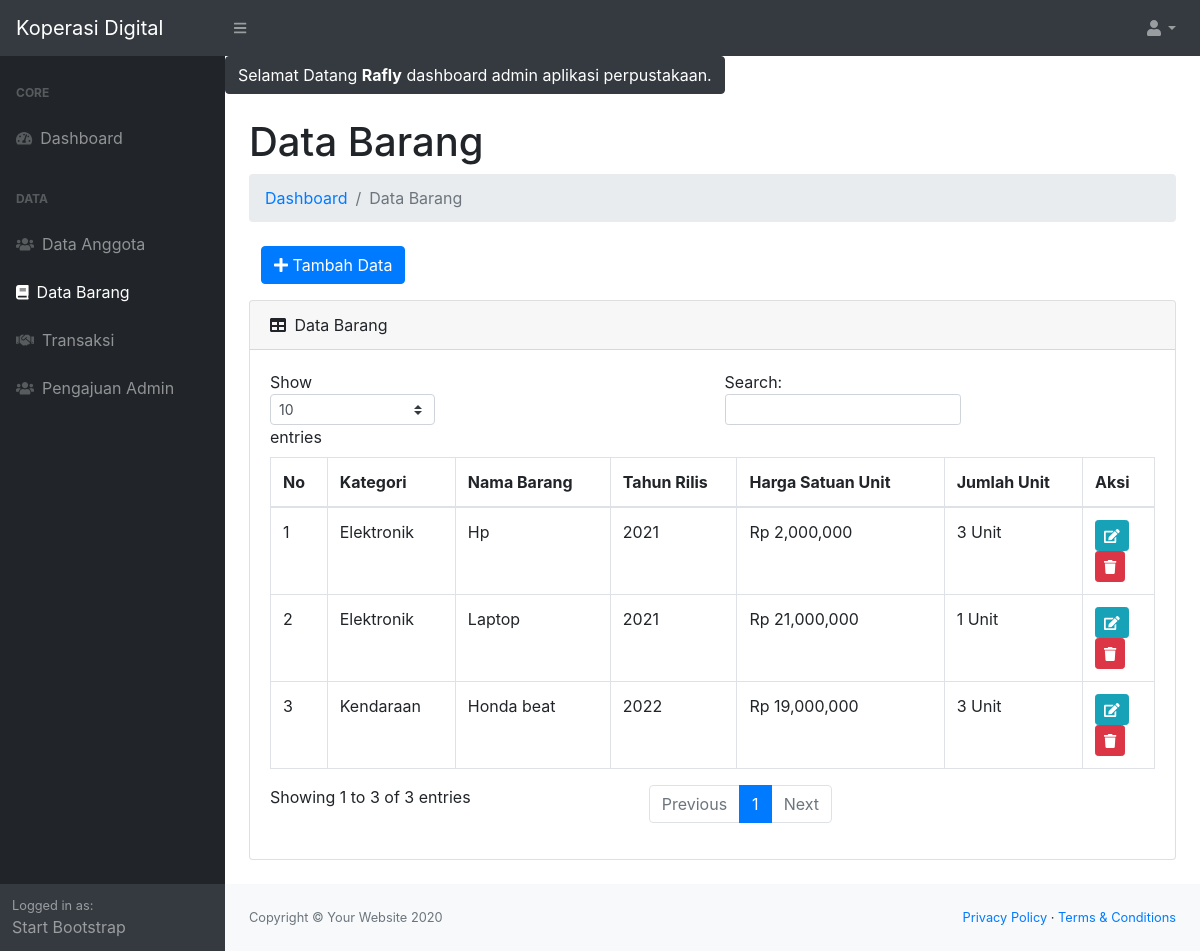
/dashboard.php?p=pinjam (signed in), run on the app's committed database.
### tables this page shows
CREATE TABLE `tb_pinjam` (
  `id` int(11) NOT NULL,
  `kategori` varchar(255) NOT NULL,
  `nama` varchar(255) NOT NULL,
  `tahun` varchar(255) NOT NULL,
  `harga` varchar(255) NOT NULL,
  `unit` varchar(255) NOT NULL,
  `tgl_pinjam` varchar(50) NOT NULL,
  `tgl_kembali` varchar(50) NOT NULL,
  `status` varchar(255) NOT NULL DEFAULT 'Wait'
);

### page/buku/buku.php (the view)
<?php
$getdata = $conn->query("SELECT * FROM tb_pinjam ORDER BY id DESC") or die(mysqli_error($conn));
?>
<h1 class="mt-4">Data Barang</h1>
<ol class="breadcrumb mb-4">
    <li class="breadcrumb-item"><a href="index.php">Dashboard</a></li>
    <li class="breadcrumb-item active">Data Barang</li>
</ol>
<div class="col-md-6">
    <a href="?p=pinjam&aksi=tambah" class="btn btn-primary mb-3"><i class="fa fa-plus"></i> Tambah Data</a>
</div>
<div class="card mb-4">
    <div class="card-header">
        <i class="fas fa-table mr-1"></i>
        Data Barang
    </div>
    <div class="card-body">
        <div class="table-responsive">
            <table class="table table-bordered" id="dataTable" width="100%" cellspacing="0">
                <thead>
                    <tr>
                        <th>No</th>
                        <th>Kategori</th>
                        <th>Nama Barang</th>
                        <th>Tahun Rilis</th>
                        <th>Harga Satuan Unit</th>
                        <th>Jumlah Unit</th>
                        <th>Aksi</th>
                    </tr>
                </thead>
                <tbody>
                    <?php
                    $no = 1;
                    while ($data = $getdata->fetch_assoc()) {
                    ?>
                    <tr>
                        <td><?= $no++; ?></td>
                        <td><?= $data['kategori']; ?></td>
                        <td><?= $data['nama']; ?></td>
                        <td><?= $data['tahun']; ?></td>
                        <td>Rp <?php echo ( number_format($data['harga'])); ?></td>
                        <td><?= $data['unit']; ?> Unit</td>
                        <td>
                            <a href="?p=pinjam&aksi=ubah&id=<?= $data['id']; ?>" class="btn btn-info btn-sm"><i class="fa fa-edit"></i></a>
                            <a href="?p=pinjam&aksi=hapus&id=<?= $data['id']; ?>" class="btn btn-danger btn-sm"><i class="fa fa-trash" onclick="return confirm('Yakin ?')"></i></a>
                        </td>
                    </tr>
                    <?php } ?>
                </tbody>
            </table>
        </div>
    </div>
</div>

### data on the page
tb_pinjam: kategori "Elektronik", nama "Hp", tahun "2021", harga "2,000,000", unit "3"
tb_pinjam: kategori "Elektronik", nama "Laptop", tahun "2021", harga "21,000,000", unit "1"
tb_pinjam: kategori "Kendaraan", nama "Honda beat", tahun "2022", harga "19,000,000", unit "3"

### other printed values
$_SESSION['login']['nama'] "Rafly"
